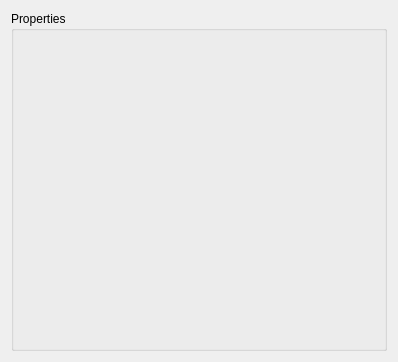
<?xml version="1.0" encoding="UTF-8"?>
<ui version="4.0">
 <class>Form</class>
 <widget class="QWidget" name="Form">
  <property name="geometry">
   <rect>
    <x>0</x>
    <y>0</y>
    <width>398</width>
    <height>362</height>
   </rect>
  </property>
  <property name="windowTitle">
   <string>Form</string>
  </property>
  <layout class="QGridLayout" name="gridLayout">
   <item row="0" column="0">
    <widget class="QScrollArea" name="scrollArea">
     <property name="frameShape">
      <enum>QFrame::NoFrame</enum>
     </property>
     <property name="lineWidth">
      <number>0</number>
     </property>
     <property name="widgetResizable">
      <bool>true</bool>
     </property>
     <widget class="QWidget" name="scrollAreaWidgetContents_2">
      <property name="geometry">
       <rect>
        <x>0</x>
        <y>0</y>
        <width>390</width>
        <height>354</height>
       </rect>
      </property>
      <layout class="QVBoxLayout" name="verticalLayout_2">
       <property name="spacing">
        <number>0</number>
       </property>
       <property name="margin">
        <number>0</number>
       </property>
       <item>
        <widget class="QGroupBox" name="uiProperties">
         <property name="title">
          <string>Properties</string>
         </property>
         <layout class="QVBoxLayout" name="verticalLayout">
          <item>
           <layout class="QHBoxLayout" name="layoutSpecs"/>
          </item>
         </layout>
        </widget>
       </item>
      </layout>
     </widget>
    </widget>
   </item>
  </layout>
 </widget>
 <resources/>
 <connections/>
</ui>
